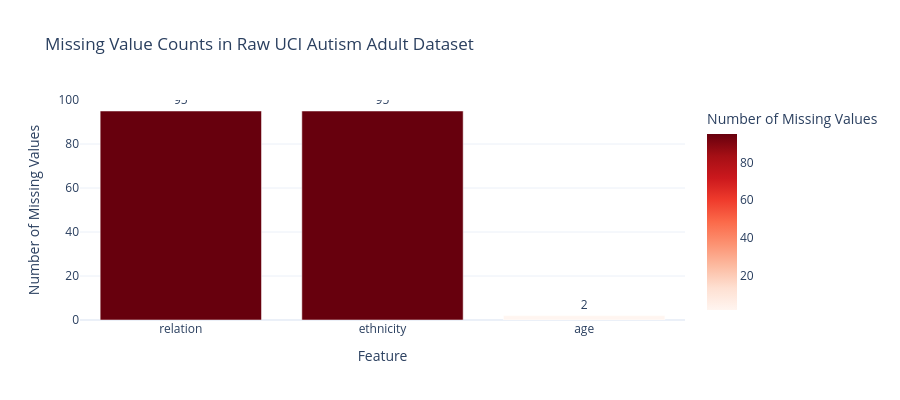

The cell this chart's notebook holds for it:
### Code cell
# Missing Values Profiling with Plotly
missing_series = df_raw.replace('?', np.nan).isnull().sum()
missing_df = pd.DataFrame({
    'Feature': missing_series.index,
    'Missing_Count': missing_series.values,
    'Missing_Percentage': (missing_series.values / len(df_raw)) * 100
}).sort_values(by='Missing_Count', ascending=False)

fig_missing = px.bar(
    missing_df[missing_df['Missing_Count'] > 0],
    x='Feature', y='Missing_Count',
    text='Missing_Count',
    title="Missing Value Counts in Raw UCI Autism Adult Dataset",
    labels={'Missing_Count': 'Number of Missing Values'},
    color='Missing_Count',
    color_continuous_scale='Reds'
)
fig_missing.update_traces(textposition='outside')
fig_missing.update_layout(height=400, showlegend=False)
fig_missing.show()

### Figure 1 — Plotly figure (JSON) as saved in the notebook; plotly's stock layout.template omitted (floating-point values rounded to 4 significant figures)
{"data": [{"hovertemplate": "Feature=%{x}<br>Number of Missing Values=%{marker.color}<extra></extra>", "legendgroup": "", "marker": {"color": [95, 95, 2], "coloraxis": "coloraxis", "pattern": {"shape": ""}}, "name": "", "orientation": "v", "showlegend": false, "text": [95.0, 95.0, 2.0], "textposition": "outside", "type": "bar", "x": ["relation", "ethnicity", "age"], "xaxis": "x", "y": [95, 95, 2], "yaxis": "y"}], "layout": {"barmode": "relative", "coloraxis": {"autocolorscale": false, "colorbar": {"title": {"text": "Number of Missing Values"}}, "colorscale": [[0.0, "rgb(255,245,240)"], [0.125, "rgb(254,224,210)"], [0.25, "rgb(252,187,161)"], [0.375, "rgb(252,146,114)"], [0.5, "rgb(251,106,74)"], [0.625, "rgb(239,59,44)"], [0.75, "rgb(203,24,29)"], [0.875, "rgb(165,15,21)"], [1.0, "rgb(103,0,13)"]]}, "height": 400, "legend": {"tracegroupgap": 0}, "showlegend": false, "title": {"text": "Missing Value Counts in Raw UCI Autism Adult Dataset"}, "xaxis": {"anchor": "y", "domain": [0.0, 1.0], "title": {"text": "Feature"}}, "yaxis": {"anchor": "x", "domain": [0.0, 1.0], "title": {"text": "Number of Missing Values"}}}}
